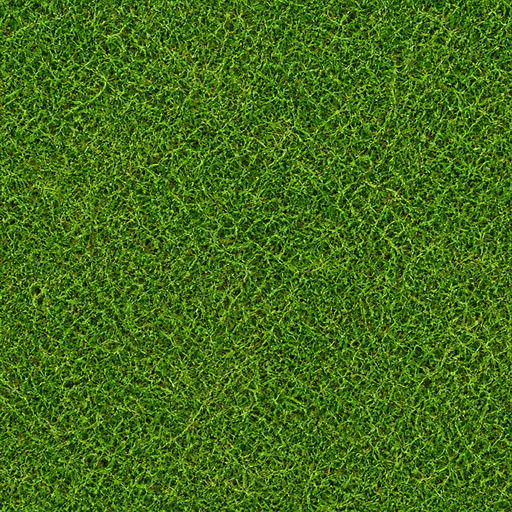
#> input picture Assets/Resources/Art/grass.png, 512 x 512 px
$ python art0-fill-anchor-probe.py ../Assets/Resources/Art/grass.png
#> lines starting #> are read from the running program, lines starting #| are printed output that depends on the picture
#> in probe, `alpha = a[..., 3] / 255.0`: alpha: shape (512, 512) float64; every value is 1
"""ART-0 (18th pass): what makes the 8 m ground_fill tile repeat visible on a wide slab.

The fill is Tiled at its native 8 x 2 m (StaticPlatform: `Tiled` when the slab is wider than one
tile), so a 32 m "Behind" plate shows the SAME 1024 x 256 pixels four times. A perfectly periodic
texture has no seam to measure - the question is not "is the cut clean" (that is `seam_error` and
`level_tile` in Tools/gen-level-textures.py) but "does the eye get a handle on the period".

The handle is a LOCALLY DISTINCTIVE feature: a blob whose colour steps far enough away from its own
surroundings to be recognised, and stays recognisable when it comes round again. This probe measures
exactly that, with no Unity and no trial:

  1. local mean of the luminance over a box of `--radius` px (the blob scale),
  2. resid = pixel - local mean, level 0..255,
  3. connected components of |resid| >= `--cut`, area >= `--area`,
  4. for each component: area, peak |resid|, bbox, centroid x,
  5. salience = peak |resid| / grain, where grain = the 95th percentile of |resid| over the whole tile
     (the tile's own noise floor, the same "vs its own grain" language the wrap work uses).

A feature that is 1.0-1.5x the grain is texture; one that is 3x the grain is an object the eye can
name - and a named object that comes back every 8 m is what a repeat complaint is made of.

Prints a table for every picture given, plus the strip case: the tile repeated `--periods` times at
the shipping scale of the wide plate (32 px/m, i.e. the 1024 px tile drawn 256 px wide).

Usage: python Tools/art0-fill-anchor-probe.py [png ...]      (default: the shipped ground_fill)
"""
import os
import sys

import numpy as np
from PIL import Image

ROOT = r"E:/Games/2D Game/My project"
LEVEL = os.path.join(ROOT, "Assets", "Resources", "Level")


def luminance(a):
    return a[..., 0] * 0.2126 + a[..., 1] * 0.7152 + a[..., 2] * 0.0722


def box_mean(a, radius):
    """Local mean over a (2r+1)^2 box, edges handled by shrinking the window (no wrap)."""
#> called with radius = 6
    pad = np.pad(a, radius, mode="edge")
    csum = pad.cumsum(0).cumsum(1)
    csum = np.pad(csum, ((1, 0), (1, 0)))
#> csum: shape (525, 525) float64
    h, w = a.shape
#> h = 512; w = 512
    ys, xs = np.arange(h), np.arange(w)
#> ys = 512 values from 0 to 511; xs = 512 values from 0 to 511
    y0 = ys
#> y0 = 512 values from 0 to 511
    y1 = ys + 2 * radius + 1
#> y1 = 512 values from 13 to 524
    x0 = xs
#> x0 = 512 values from 0 to 511
    x1 = xs + 2 * radius + 1
    total = (csum[np.ix_(y1, x1)] - csum[np.ix_(y0, x1)]
             - csum[np.ix_(y1, x0)] + csum[np.ix_(y0, x0)])
    area = (y1 - y0)[:, None] * (x1 - x0)[None, :]
    return total / area
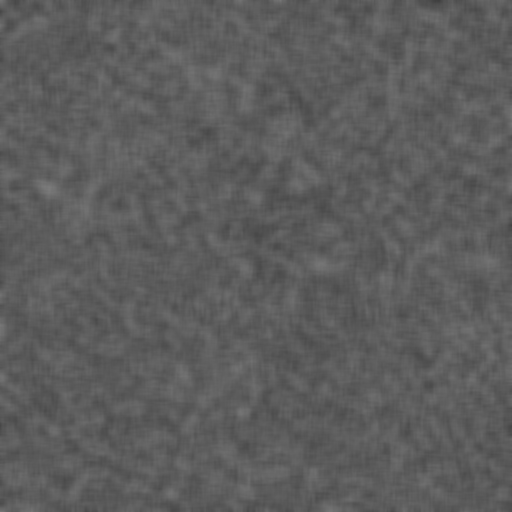
#> returned value: shape (512, 512) float64; min 63.63, max 123.3, mean 93.6


def components(mask):
    """4-connected components of a boolean mask. Returns a list of (ys, xs) index arrays."""
    h, w = mask.shape
    seen = np.zeros_like(mask, dtype=bool)
    out = []
    idx = np.argwhere(mask)
    for sy, sx in idx:
        if seen[sy, sx]:
            continue
        stack = [(sy, sx)]
        seen[sy, sx] = True
        pts = []
        while stack:
            y, x = stack.pop()
            pts.append((y, x))
            for ny, nx in ((y - 1, x), (y + 1, x), (y, x - 1), (y, x + 1)):
                if 0 <= ny < h and 0 <= nx < w and mask[ny, nx] and not seen[ny, nx]:
                    seen[ny, nx] = True
                    stack.append((ny, nx))
        arr = np.array(pts)
        out.append((arr[:, 0], arr[:, 1]))
    return out


def probe(path, radius=6, cut=12.0, area=8, top=6, periods=4, ship_ppm=32.0):
    img = Image.open(path).convert("RGBA")
    a = np.asarray(img).astype(np.float64)
    alpha = a[..., 3] / 255.0
    lum = luminance(a[..., :3])
    resid = lum - box_mean(lum, radius)
    grain = float(np.percentile(np.abs(resid), 95))
#> grain = 75.49
    mask = np.abs(resid) >= cut
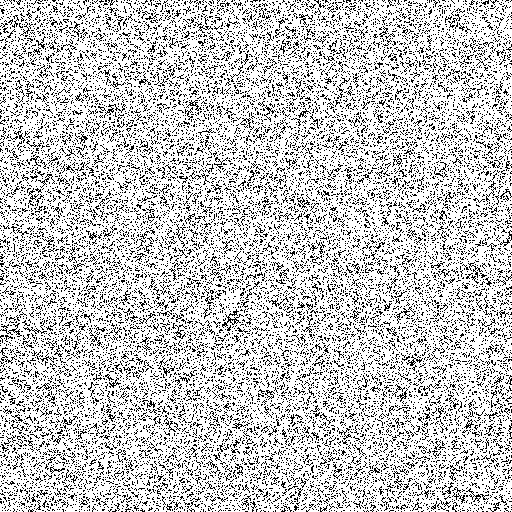
#> mask: shape (512, 512) bool; 78.2% white; black in thin lines or dots
    comps = [c for c in components(mask) if c[0].size >= area]
#> in components, `idx = np.argwhere(mask)`: idx = 205095 pairs, first value 0 to 511, second value 0 to 511
#> the loop in components, `for sy, sx in idx:` made 205095 passes
#> sx on passes 2 to 4: 1, 2, 3
#> after the loop in components, `for sy, sx in idx:`: out = 685 items
#> comps = 3 items
    feats = []
    for ys, xs in comps:
        r = resid[ys, xs]
        peak = float(np.max(np.abs(r)))
        feats.append({
            "area": int(ys.size),
            "peak": peak,
            "salience": peak / grain if grain > 1e-6 else float("inf"),
            "x": int(round(float(xs.mean()))),
            "y": int(round(float(ys.mean()))),
            "w": int(xs.max() - xs.min() + 1),
            "h": int(ys.max() - ys.min() + 1),
        })
#> this loop made 3 passes
#> (ys, xs, peak) on passes 2 to 3: ([320, 321, 321, 321, 322, 323, 320, 322], [231, 231, 232, 233, 233, 233, 233, 232], 46.22), ([393, 393, 394, 395, 395, 395, 395, 396, 396, 395, 394, 394], [268, 269, 269, 269, 270, 271, 272, 272, 270, 268, 268, 267], 62.43)
#> peak on pass 1: 162.1
#> after the loop, feats = 3 items
    feats.sort(key=lambda f: f["salience"] * np.log2(1.0 + f["area"]), reverse=True)

    w, h = img.size
    rgb = a[..., :3].reshape(-1, 3).mean(axis=0)
#> rgb = [68.29, 109, 15.58]
    ppm = w / 8.0                       # 8 m native width (PPU 128)
    print("== %s" % os.path.relpath(path, ROOT).replace("\\", "/"))
    print("   %dx%d  native %.2f x %.2f m  %.0f px/m  grain(p95 |resid|) %.2f  mean rgb %s"
          % (w, h, w / 128.0, h / 128.0, ppm, grain,
             " ".join("%.1f" % v for v in rgb)))
#|    512x512  native 4.00 x 4.00 m  64 px/m  grain(p95 |resid|) 75.49  mean rgb 68.3 109.0 15.6
    print("   blobs |resid|>=%.0f area>=%d: %d   strongest %.2fx grain, %d at >=3x grain"
          % (cut, area, len(feats),
             feats[0]["salience"] if feats else 0.0,
             sum(1 for f in feats if f["salience"] >= 3.0)))
#|    blobs |resid|>=12 area>=8: 3   strongest 2.15x grain, 0 at >=3x grain
    for f in feats[:top]:
        print("   %6.2fx grain  area %5d  peak %5.1f  at x=%4d y=%3d  %dx%d px"
              % (f["salience"], f["area"], f["peak"], f["x"], f["y"], f["w"], f["h"]))
#> this loop made 3 passes
#|      2.15x grain  area 204164  peak 162.1  at x= 256 y=255  512x512 px
#|      0.83x grain  area    12  peak  62.4  at x= 269 y=395  6x4 px
#|      0.61x grain  area     8  peak  46.2  at x= 232 y=321  3x4 px

    # The strip case: the tile repeated at the wide plate's shipping scale (32 px/m -> 256 px per
    # 8 m tile). A feature keeps its screen size here, so this is the frame the eye sees.
    small = img.convert("RGB").resize((int(round(8.0 * ship_ppm)), int(round(2.0 * ship_ppm))),
                                      Image.LANCZOS)
    strip = Image.new("RGB", (small.size[0] * periods, small.size[1]))
#> strip: PIL image 1024x64 RGB; every value is 0
    for i in range(periods):
        strip.paste(small, (i * small.size[0], 0))
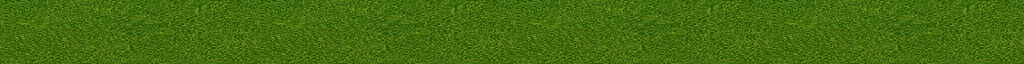
#> strip: PIL image 1024x64 RGB; mean R, G, B 68.3, 109, 15.6
    s = np.asarray(strip).astype(np.float64)
    r2 = luminance(s) - box_mean(luminance(s), 3)
#> call 2 of box_mean, with radius = 3
#> in box_mean (call 2), `pad = np.pad(a, radius, mode="edge")`:
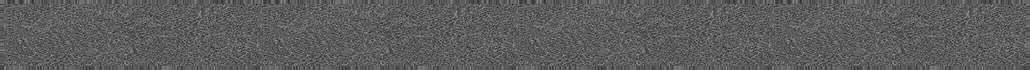
#> pad: shape (70, 1030) float64; min 29.58, max 163.4, mean 93.4
#> in box_mean (call 2), `csum = pad.cumsum(0).cumsum(1)`:
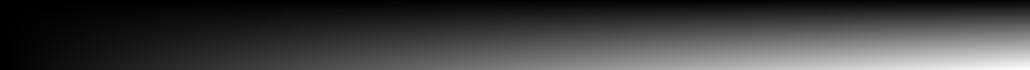
#> csum: shape (70, 1030) float64; min 114.9, max 6735938.5, mean 1714406.3; drawn with min black and max white
#> in box_mean (call 2), `total = (csum[np.ix_(y1, x1)] - csum[np.ix_(y0, x1)] - csum[np.ix_(y1,..`:
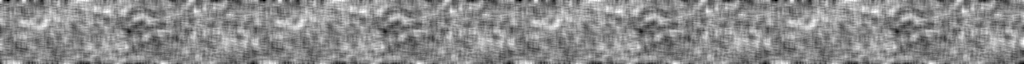
#> total: shape (64, 1024) float64; min 3882, max 5163.1, mean 4586.5; drawn with min black and max white
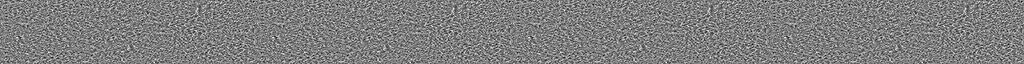
#> r2: shape (64, 1024) float64; min -65.44, max 66.23, mean 0; drawn with min black and max white
    g2 = float(np.percentile(np.abs(r2), 95))
#> g2 = 32.7
    print("   strip %d x %.0f m at %.0f px/m: %dx%d, grain %.2f, max |resid| %.1f (%.2fx)"
          % (periods, periods * 8.0, ship_ppm, strip.size[0], strip.size[1], g2,
             float(np.max(np.abs(r2))), float(np.max(np.abs(r2))) / g2 if g2 > 1e-6 else 0.0))
#|    strip 4 x 32 m at 32 px/m: 1024x64, grain 32.70, max |resid| 66.2 (2.03x)
    return feats


def main():
    args = [a for a in sys.argv[1:]]
    paths = args or [os.path.join(LEVEL, "ground_fill.png")]
    for p in paths:
        probe(p)
    return 0


if __name__ == "__main__":
    sys.exit(main())
#> (the program exits here)
